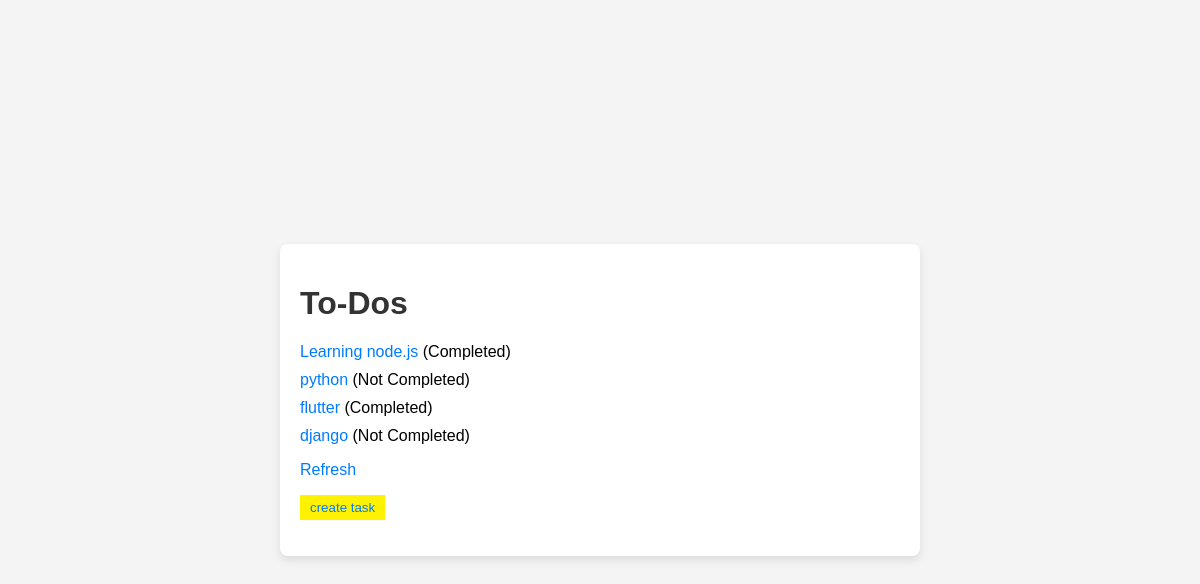
/, run on an earlier commit of the app's database.
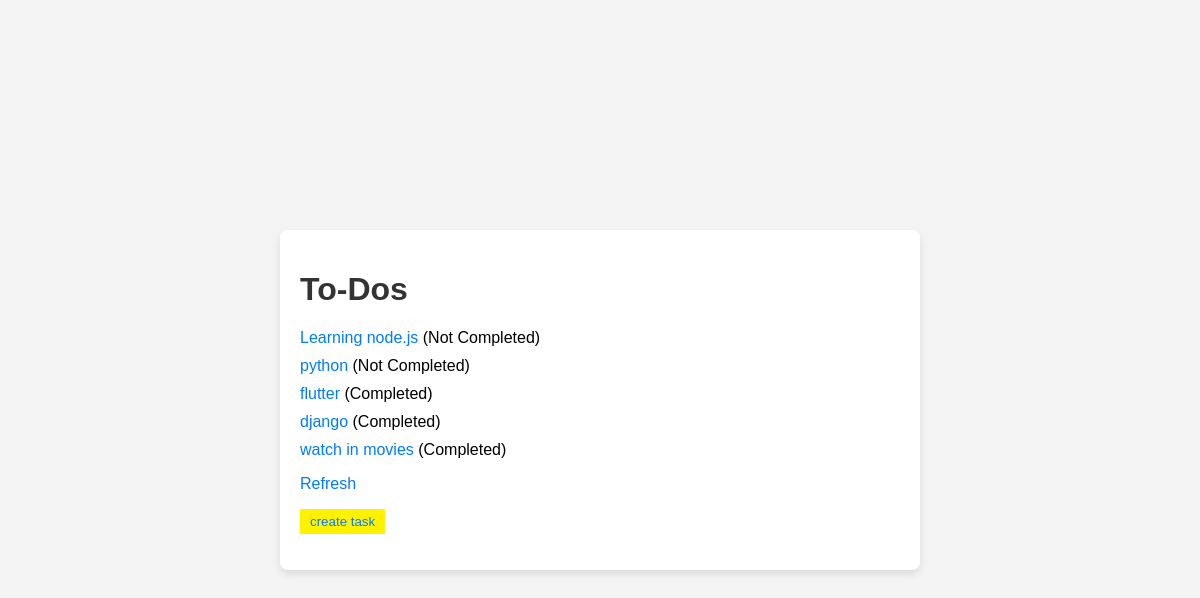
And on a later commit of the database.
### todo/models.py (models this page shows, shortened)
class Task(models.Model):
    title = models.CharField(max_length=200)
    description = models.TextField(blank=True, null=True)
    completed = models.BooleanField(default=False)
    created = models.DateTimeField(auto_now_add=True)
    updated = models.DateTimeField(auto_now=True)

### todo/views.py (the view)
# urls.py: path('', views.list_task, name='todo_list'),
def list_task(request):
    tasks = Task.objects.all()
    context = {
        'tasks': tasks
    }
    return render(request, 'todo/todo_list.html', context)

### todo/templates/todo/todo_list.html (shortened to what this page needs)
{% load static %}
<!DOCTYPE html>
<html lang="en">
<head>
    <link rel="stylesheet" href="{% static 'todo/css/styles.css' %}">
</head>
<body>
    <div class="todo-container">
        <h1>To-Dos</h1>
    <section>
        <ul>
            {% for task in tasks %}
                <li>
                    <a href="{% url 'todo:todo_detail' task.id %}">{{ task.title }}</a>
                    {% if task.completed %}
                        (Completed)
                    {% else %}
                        (Not Completed)
                    {% endif %}
                </li>
            {% endfor %}
        </ul>
    </section>
    <a href="{% url 'todo:todo_list' %}">Refresh</a>
    <p>
        <button>
            <a href="{% url 'todo:create_todo' %}">create task</a>
        </button>
    </p>
    </div>
</body>
</html>

What changed in the data, as far as the page shows it:
changed Task "Learning node.js": completed "(Completed)" → "(Not Completed)"
changed Task "django": completed "(Not Completed)" → "(Completed)"
added Task: title "watch in movies", completed "(Completed)"
